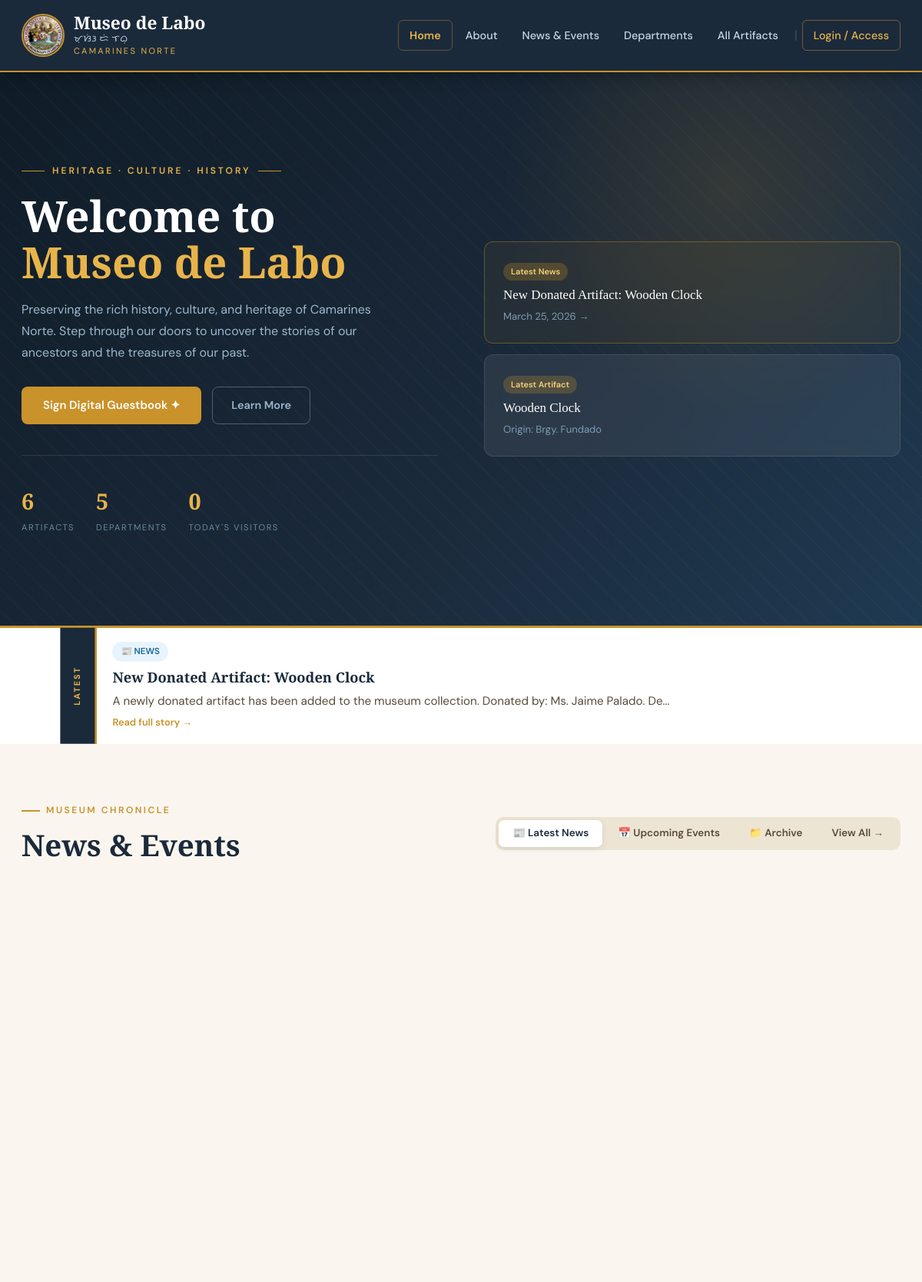
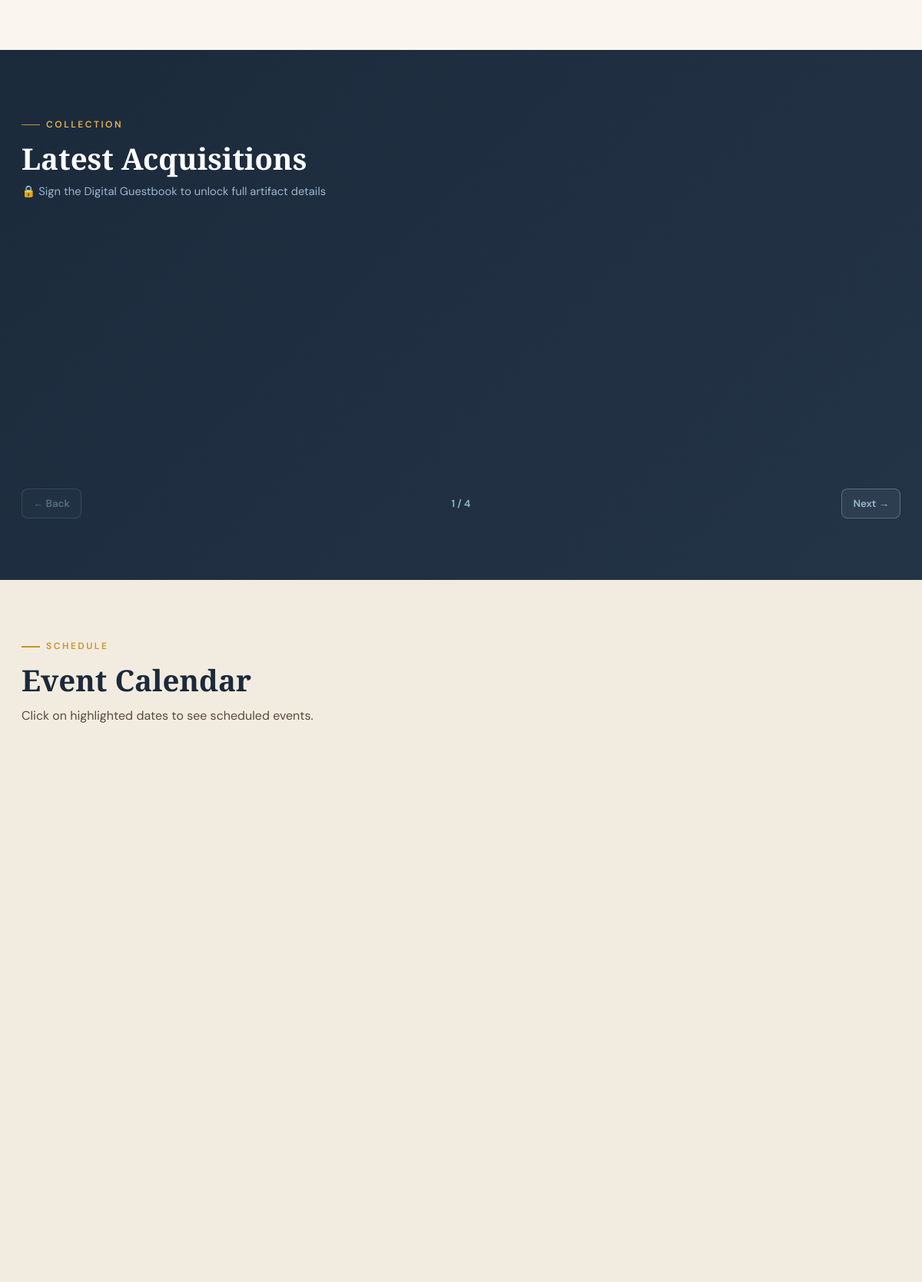
The page / (upper part) on the database its author committed (2 pictures, top to bottom).
### tables this page shows
CREATE TABLE `news_events` (
  `id` int(11) NOT NULL,
  `title` varchar(300) NOT NULL,
  `content` text NOT NULL,
  `type` enum('news','event') DEFAULT 'news',
  `event_date` date DEFAULT NULL,
  `date_posted` date DEFAULT curdate(),
  `image_path` varchar(300) DEFAULT NULL,
  `is_archived` tinyint(1) DEFAULT 0,
  `created_at` timestamp NOT NULL DEFAULT current_timestamp()
);

CREATE TABLE `exhibits` (
  `id` int(11) NOT NULL,
  `title` varchar(300) NOT NULL,
  `description` text DEFAULT NULL,
  `category_id` int(11) DEFAULT NULL,
  `image_path` varchar(300) DEFAULT NULL,
  `donated_by` varchar(200) DEFAULT NULL,
  `artifact_year` varchar(100) DEFAULT NULL,
  `origin` varchar(200) DEFAULT NULL,
  `created_at` timestamp NOT NULL DEFAULT current_timestamp()
);

### includes/db.php (called while the page is built, shortened)
<?php
function getDB(): PDO {
    static $pdo = null;
    if ($pdo === null) {
        $dsn = "mysql:host=" . DB_HOST . ";dbname=" . DB_NAME . ";charset=" . DB_CHARSET;
        $options = [
            PDO::ATTR_ERRMODE            => PDO::ERRMODE_EXCEPTION,
            PDO::ATTR_DEFAULT_FETCH_MODE => PDO::FETCH_ASSOC,
            PDO::ATTR_EMULATE_PREPARES   => false,
        ];
        try {
            $pdo = new PDO($dsn, DB_USER, DB_PASS, $options);
            try {
                $pdo->exec("ALTER TABLE news_events ADD COLUMN is_archived TINYINT(1) NOT NULL DEFAULT 0");
            } catch (PDOException $e) {
            }
        } catch (PDOException $e) {
            die('<div style="font-family:sans-serif;padding:40px;text-align:center;">
                <h2 style="color:#c0392b">Database Connection Failed</h2>
                <p>Please check your database settings in <code>includes/db.php</code></p>
                <p style="color:#888;font-size:.9rem">Error: ' . htmlspecialchars($e->getMessage()) . '</p>
            </div>');
        }
    }
    return $pdo;
}
function isAdmin(): bool {
    return !empty($_SESSION['admin_logged_in']);
}
function isGuest(): bool {
    return !empty($_SESSION['guest_logged_in']);
}
function isLoggedIn(): bool {
    return isAdmin() || isGuest();
}
function dbQuery(string $sql, array $params = []): array {
    $stmt = getDB()->prepare($sql);
    $stmt->execute($params);
    return $stmt->fetchAll();
}
function dbOne(string $sql, array $params = []): ?array {
    $stmt = getDB()->prepare($sql);
    $stmt->execute($params);
    $row = $stmt->fetch();
    return $row ?: null;
}
function dbCount(string $sql, array $params = []): int {
    $stmt = getDB()->prepare($sql);
    $stmt->execute($params);
    return (int) $stmt->fetchColumn();
}

### pages/home.php (the view, shortened to what this page needs)
<?php
$now     = date('Y-m-d');
$monthStart = date('Y-m-01');
$monthEnd   = date('Y-m-t');
$imgBase = __DIR__ . '/../uploads/';
$totalArtifacts    = dbCount("SELECT COUNT(*) FROM exhibits");
$totalDepts        = dbCount("SELECT COUNT(*) FROM categories");
$totalVisitors     = dbCount("SELECT COALESCE(SUM(headcount), 0) FROM guests WHERE visit_date = ?", [date('Y-m-d')]);
$latestNews        = dbOne("SELECT * FROM news_events WHERE is_archived=0 AND COALESCE(event_date, date_posted) BETWEEN ? AND ? ORDER BY COALESCE(event_date, date_posted) DESC, id DESC LIMIT 1", [$monthStart, $monthEnd]);
$latestArt         = dbOne("SELECT e.*,c.name as cat_name FROM exhibits e LEFT JOIN categories c ON e.category_id=c.id ORDER BY e.id DESC LIMIT 1");
$tickerItems       = dbQuery("SELECT * FROM news_events WHERE is_archived=0 AND COALESCE(event_date, date_posted) BETWEEN ? AND ? ORDER BY COALESCE(event_date, date_posted) DESC, id DESC LIMIT 5", [$monthStart, $monthEnd]);
$latestNewsList    = dbQuery("SELECT * FROM news_events WHERE is_archived=0 AND type='news' AND date_posted BETWEEN ? AND ? ORDER BY date_posted DESC, id DESC LIMIT 6", [$monthStart, $monthEnd]);
$upcomingEvents    = dbQuery("SELECT * FROM news_events WHERE is_archived=0 AND type='event' AND event_date BETWEEN ? AND ? AND event_date >= ? ORDER BY event_date ASC LIMIT 6", [$monthStart, $monthEnd, $now]);
$teaserArtifacts   = dbQuery("SELECT e.*,c.name as cat_name FROM exhibits e LEFT JOIN categories c ON e.category_id=c.id ORDER BY e.id DESC LIMIT 8");
$loggedIn = isLoggedIn();
function newsCard(array $n, string $imgBase, string $now): string {
    $isEv   = $n['type'] === 'event';
    $isPast = $isEv && $n['event_date'] && $n['event_date'] < $now;
    $hasImg = $n['image_path'] && file_exists($imgBase . $n['image_path']);
    $url    = 'index.php?page=news_detail&id=' . (int)$n['id'];
    $cls    = 'nc' . ($isEv?' is-event':'') . ($isPast?' is-past':'');
    if ($isPast)   $badge = '<span class="pill pill-past">&#128193; Archive</span>';
    elseif ($isEv) $badge = '<span class="pill pill-event">&#128197; Upcoming Event</span>';
    else           $badge = '<span class="pill pill-news">&#128240; Museum News</span>';
    $meta   = ($isEv && $n['event_date']) ? 'Scheduled: '.date('F j, Y',strtotime($n['event_date'])) : 'Posted: '.date('F j, Y',strtotime($n['date_posted']));
    $imgBg  = ($isEv && !$hasImg) ? ' style="background:linear-gradient(135deg,#2d1b4e,#4a2b7a)"' : '';
    $imgHtml= $hasImg ? '<img src="uploads/'.htmlspecialchars($n['image_path']).'" alt="'.htmlspecialchars($n['title']).'">' : '<div class="nc-img-ph">'.($isEv?'&#128197;':'&#128240;').'</div>';
    $lbl    = $isEv ? 'View Details' : 'Read More';
    return '<a href="'.$url.'" class="'.$cls.'" style="text-decoration:none;cursor:pointer">
      <div class="nc-img"'.$imgBg.'>'.$imgHtml.'</div>
      <div class="nc-body">'.$badge.'
        <div class="nc-meta">'.$meta.'</div>
        <h3 class="nc-title">'.htmlspecialchars($n['title']).'</h3>
        <p class="nc-text">'.htmlspecialchars(mb_substr($n['content'],0,160)).'...</p>
        <div class="nc-foot"><span class="btn-ghost">'.$lbl.' &rarr;</span></div>
      </div></a>';
}
?>
<section class="hero">
  <div class="hero-pattern"></div><div class="hero-glow"></div>
  <div class="hero-inner">
    <div>
      <div class="hero-eyebrow">Heritage &middot; Culture &middot; History</div>
      <h1 class="hero-title">Welcome to<br><em>Museo de Labo</em></h1>
      <p class="hero-desc">Preserving the rich history, culture, and heritage of Camarines Norte. Step through our doors to uncover the stories of our ancestors and the treasures of our past.</p>
      <div class="hero-btns">
        <?php if ($loggedIn): ?>
          <a href="index.php?page=categories" class="btn-gold">Enter the Catalog &rarr;</a>
        <?php else: ?>
          <a href="index.php?page=login" class="btn-gold">Sign Digital Guestbook &#10022;</a>
        <?php endif; ?>
        <a href="index.php?page=about" class="btn-outline" style="color:#9bb8cc;border-color:rgba(155,184,204,.4)">Learn More</a>
      </div>
      <div class="hero-stats">
        <div><div class="stat-n"><?= $totalArtifacts ?></div><div class="stat-l">Artifacts</div></div>
        <div><div class="stat-n"><?= $totalDepts ?></div><div class="stat-l">Departments</div></div>
        <div><div class="stat-n"><?= $totalVisitors ?></div><div class="stat-l">Today's Visitors</div></div>
      </div>
    </div>
    <div class="hero-cards">
      <?php if ($latestNews): ?>
      <a href="index.php?page=news_detail&id=<?= $latestNews['id'] ?>" class="hcard featured" style="text-decoration:none;display:block">
        <div class="hcard-badge">Latest News</div>
        <div class="hcard-title"><?= htmlspecialchars(mb_substr($latestNews['title'],0,60)) ?></div>
        <div class="hcard-meta"><?= date('F j, Y',strtotime($latestNews['date_posted'])) ?> &rarr;</div>
      </a>
      <?php endif; ?>
      <?php if (!empty($upcomingEvents)): ?>
      <a href="index.php?page=news_detail&id=<?= $upcomingEvents[0]['id'] ?>" class="hcard" style="text-decoration:none;display:block">
        <div class="hcard-badge" style="background:rgba(106,62,154,.25);color:#d4b8f0">Upcoming Event</div>
        <div class="hcard-title"><?= htmlspecialchars(mb_substr($upcomingEvents[0]['title'],0,60)) ?></div>
        <div class="hcard-meta">&#128197; <?= date('F j, Y',strtotime($upcomingEvents[0]['event_date'])) ?> &rarr;</div>
      </a>
      <?php elseif ($latestArt): ?>
      <div class="hcard">
        <div class="hcard-badge">Latest Artifact</div>
        <div class="hcard-title"><?= htmlspecialchars(mb_substr($latestArt['title'],0,60)) ?></div>
        <div class="hcard-meta">Origin: <?= htmlspecialchars($latestArt['origin']??'Labo') ?></div>
      </div>
      <?php endif; ?>
    </div>
  </div>
</section>
<?php if (!empty($tickerItems)): ?>
<div class="ticker-wrap">
  <div class="ticker-inner">
    <div class="ticker-label">Latest</div>
    <?php foreach ($tickerItems as $i => $item): ?>
    <div class="t-slide <?= $item['type']==='event'?'event':'' ?> <?= $i===0?'active':'' ?>">
      <div class="t-content">
        <span class="pill <?= $item['type']==='event'?'pill-event':'pill-news' ?>"><?= $item['type']==='event'?'&#128197; Event':'&#128240; News' ?></span>
        <h4><?= htmlspecialchars($item['title']) ?></h4>
        <p><?= htmlspecialchars(mb_substr($item['content'],0,100)) ?>...</p>
        <a href="index.php?page=news_detail&id=<?= $item['id'] ?>" class="t-more">Read full story &rarr;</a>
      </div>
    </div>
    <?php endforeach; ?>
  </div>
</div>
<?php endif; ?>
<section class="home-news-section" id="home-news-anchor">
  <div class="wrap">
    <div class="news-tabs-row">
      <div>
        <div class="sec-label">Museum Chronicle</div>
        <h2 class="sec-title">News &amp; Events</h2>
      </div>
      <div class="news-tab-btns">
        <button class="ntab active" id="hntab-latest"   onclick="homeTab('latest',this)">&#128240; Latest News</button>
        <button class="ntab"        id="hntab-upcoming" onclick="homeTab('upcoming',this)">&#128197; Upcoming Events</button>
        <button class="ntab"        id="hntab-archive"  onclick="homeTab('archive',this)">&#128193; Archive</button>
        <a href="index.php?page=news" class="ntab" style="text-decoration:none">View All &rarr;</a>
      </div>
    </div>
    <div id="hnpanel-latest">
      <?php if (empty($latestNewsList)): ?>
        <div class="empty-state"><div class="ei">&#128240;</div><h3>No news yet</h3><p>Check back soon.</p></div>
      <?php else: ?>
        <div class="news-grid-home"><?php foreach ($latestNewsList as $n) echo newsCard($n,$imgBase,$now); ?></div>
      <?php endif; ?>
    </div>
  </div>
</section>
<section class="home-artifacts">
  <div class="home-artifacts-inner">
    <div style="display:flex;justify-content:space-between;align-items:flex-end;flex-wrap:wrap;gap:18px;margin-bottom:8px">
      <div>
        <div class="sec-label">Collection</div>
        <h2 class="sec-title">Latest Acquisitions</h2>
        <p style="color:#9bb8cc;font-size:.92rem;margin-top:6px"><?= $loggedIn ? 'Browse our full collection below' : '&#128274; Sign the Digital Guestbook to unlock full artifact details' ?></p>
      </div>
    </div>
    <div class="teaser-fader" id="teaserFader">
      <?php if (empty($teaserArtifacts)): ?>
        <div class="teaser-empty">No recent acquisitions yet.</div>
      <?php else: ?>
        <div class="teaser-scrollport" id="teaserScrollport">
        </div>
      <?php endif; ?>
    </div>
    <div class="teaser-nav-bar" style="<?= count($teaserArtifacts) > 1 ? '' : 'display:none' ?>">
      <button type="button" id="teaserPrevBtn" class="teaser-nav-btn" aria-label="Previous acquisitions">&larr; Back</button>
      <span id="teaserPageStat" class="teaser-page-stat">1 / 1</span>
      <button type="button" id="teaserNextBtn" class="teaser-nav-btn" aria-label="Next acquisitions">Next &rarr;</button>
    </div>
  </div>
</section>
<section class="home-calendar-section">
  <div class="wrap">
    <div class="sec-label">Schedule</div>
    <h2 class="sec-title">Event Calendar</h2>
    <p class="sec-sub" style="margin-bottom:36px">Click on highlighted dates to see scheduled events.</p>
    <div class="calendar-layout">
    </div>
  </div>
</section>

### rows shown on the page
news_events: title "New Donated Artifact: Wooden Clock", date_posted "March 25, 2026", type "📰 NEWS", content "A newly donated artifact has been added to the museum collection. Donated by: Ms. Jaime Palado. De"
exhibits: title "Wooden Clock", origin "Brgy. Fundado"

### other values the page prints
SITE_NAME "Museo de Labo"
SITE_SUBTITLE "CAMARINES NORTE"
$totalArtifacts "6"
$totalDepts "5"
$totalVisitors "0"
